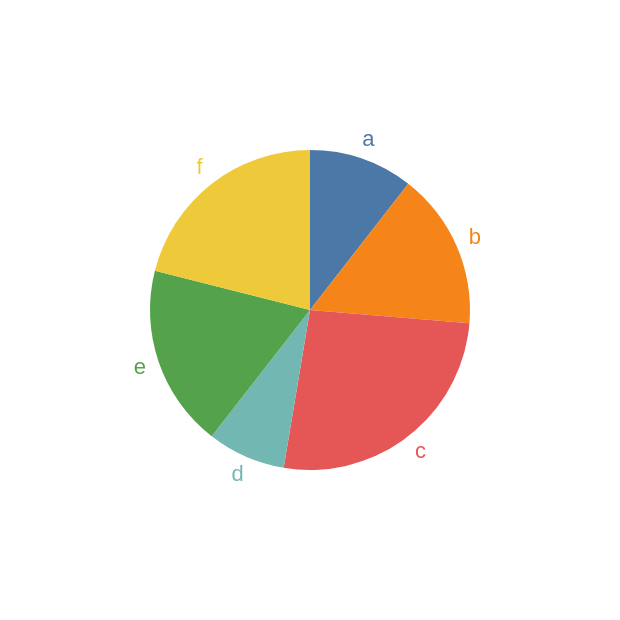

The specification (Vega-Lite) saved for this image:
### Vega-Lite specification from a JSON file in a GitHub repository (floating-point values rounded to 4 significant figures)
{"$schema": "https://vega.github.io/schema/vega-lite/v6.json", "description": "A simple pie chart with labels.", "data": {"values": [{"category": "a", "value": 4}, {"category": "b", "value": 6}, {"category": "c", "value": 10}, {"category": "d", "value": 3}, {"category": "e", "value": 7}, {"category": "f", "value": 8}]}, "encoding": {"theta": {"field": "value", "type": "quantitative", "stack": true}, "color": {"field": "category", "type": "nominal", "legend": null}}, "layer": [{"mark": {"type": "arc", "outerRadius": 80}}, {"mark": {"type": "text", "radius": 90}, "encoding": {"text": {"field": "category", "type": "nominal"}}}]}
